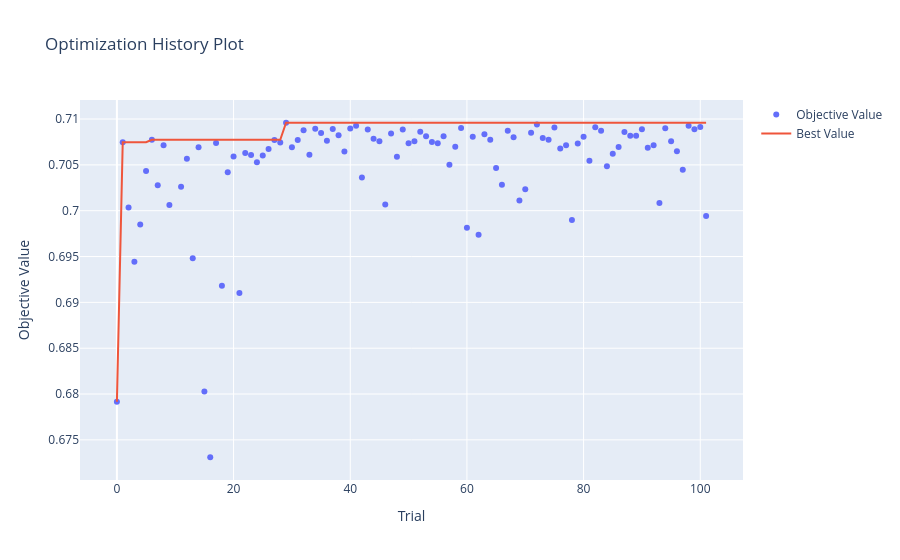

Notebook code cell kept with this figure:
### Markdown cell above
## Hyperparameter Tuning with Optuna

Searches XGBoost hyperparameters against the same walk-forward AUC used for window selection, so tuning and window choice are evaluated the same way.

### Code cell
# 1) Optuna study maximising rolling-window AUC -- genuinely distributed:
# both this machine and the laptop's eGPU connect to the SAME study via a
# shared PostgreSQL backend, so the TPE sampler is informed by every
# completed trial from EITHER machine in real time (not two blind searches
# merged after the fact, which is what the previous version of this cell did).
import subprocess, os, time, json, inspect, tempfile

# Postgres storage comes from the environment -- credentials never live in the
# repo (a plaintext DB password used to sit right here). Desktop shell profile
# sets OPTUNA_STORAGE_URL (localhost) and OPTUNA_WORKER_STORAGE_URL (the same
# DB as reachable FROM THE LAPTOP, i.e. the desktop's LAN address). Unset
# (e.g. cloud runs) -> in-process study: same search, no cross-machine sharing.
STORAGE_URL = os.environ.get("OPTUNA_STORAGE_URL")
# A stable name via OPTUNA_STUDY_NAME makes a died-and-relaunched run RESUME
# its completed trials from persistent storage (e.g. a local sqlite file) --
# cloud containers have a finite lifetime and a 10h+ CPU run doesn't fit in
# one. Unset -> timestamped fresh study as before (new data invalidates old
# trials; never reuse a study name across different experiments).
STUDY_NAME = (os.environ.get("OPTUNA_STUDY_NAME")
              or f"xgb_tuning_{pd.Timestamp.now().strftime('%Y%m%d_%H%M%S')}")
TRIAL_CAP = 100  # combined total across both machines

sampler = TPESampler(
    multivariate=True,
    n_startup_trials=20,
    seed=42
)

study = None
if STORAGE_URL:
    try:
        study = optuna.create_study(
            storage=STORAGE_URL,
            study_name=STUDY_NAME,
            sampler=sampler,
            direction="maximize",
            load_if_exists=True,
        )
    except Exception as e:
        # ponytail: Postgres configured but unreachable -- fall back to an
        # in-process study. Costs cross-machine trial sharing only.
        print(f"Postgres unreachable ({e}) -- running an in-process Optuna study instead.")
# The laptop may only be dispatched against a real storage-backed study --
# a 15h run once dispatched a worker at a dead Postgres URL (in-process
# fallback active), then hung waiting for a done-file that could never come.
storage_ok = study is not None
if study is None:
    if not STORAGE_URL:
        print("OPTUNA_STORAGE_URL not set -- in-process Optuna study (no laptop worker).")
    study = optuna.create_study(sampler=sampler, direction="maximize")

# Tune only on fights before the final holdout window so trial
# selection never sees the test period
tuning_df = full_ufc_selected[full_ufc_selected["date_d"] < train_end]

# --- Laptop dispatch/wait helpers, shared by the XGB and LGBM tuning cells ---
# ponytail: laptop is optional acceleration, never a dependency -- any
# failure below falls back to desktop-only tuning against the same study.
# Needs BOTH storage env vars: the worker connects to the desktop's Postgres
# by its LAN address. The worker driver lives in scripts/; the fold/mirror
# helpers are exported from the LIVE kernel definitions so the worker can
# never drift from the notebook's logic.
LAPTOP_HOST = "michael@10.1.1.242"
LAPTOP_KEY = os.path.expanduser("~/.ssh/laptop_g7")
REMOTE_DIR = "~/ufc_trial_worker"
WORKER_STORAGE_URL = os.environ.get("OPTUNA_WORKER_STORAGE_URL")


def dispatch_laptop_worker(study_name, done_name, family="xgb",
                           device="cuda:1", seed=43):
    """Ship the tuning export + worker to the laptop and launch it against
    the shared study `study_name`. Returns True on successful launch; any
    failure returns False (desktop-only tuning, never an error)."""
    try:
        scratch = tempfile.mkdtemp(prefix="ufc_tuning_")
        tuning_export_path = f"{scratch}/tuning_df_export.parquet"
        meta_export_path = f"{scratch}/tuning_meta.json"
        helpers_path = f"{scratch}/cell4_helpers.py"

        tuning_df.to_parquet(tuning_export_path, index=False)
        with open(meta_export_path, "w") as fh:
            json.dump({"best_train_months": int(best_train_months),
                       "best_test_months": int(best_test_months)}, fh)
        with open(helpers_path, "w") as fh:
            fh.write(
                "import numpy as np\n"
                "import pandas as pd\n"
                "from xgboost import XGBClassifier\n"
                "from sklearn.metrics import (precision_score, recall_score,\n"
                "    f1_score, accuracy_score, roc_auc_score)\n\n"
            )
            for fn in (mirror_fights, create_xgb_model,
                       train_test_windows_by_month, evaluate_cv_predictions):
                fh.write(inspect.getsource(fn) + "\n\n")

        subprocess.run(["ssh", "-i", LAPTOP_KEY, LAPTOP_HOST,
                        f"mkdir -p {REMOTE_DIR}"], check=True, timeout=15)
        subprocess.run(
            ["scp", "-i", LAPTOP_KEY, tuning_export_path, meta_export_path,
             helpers_path, "scripts/shared_study_worker.py",
             f"{LAPTOP_HOST}:{REMOTE_DIR}/"],
            check=True, timeout=120
        )

        remote_venv = "~/gpu_smoke_test_venv/bin/python"
        # rm -f: a stale done-file from a previous run would satisfy the wait
        # loop below instantly and strand a still-running worker.
        remote_cmd = (
            f"cd {REMOTE_DIR} && rm -f {done_name} && "
            f"OPTUNA_STORAGE_URL='{WORKER_STORAGE_URL}' "
            f"CUDA_DEVICE_ORDER=PCI_BUS_ID setsid nohup {remote_venv} "
            f"shared_study_worker.py tuning_df_export.parquet tuning_meta.json "
            f"{study_name} {TRIAL_CAP} {device} {seed} {done_name} {family} "
            f"< /dev/null > worker_{family}.log 2>&1 &"
        )
        # -f backgrounds the ssh client itself right after auth, before running the
        # remote command -- plain "nohup ... &" alone leaves ssh hanging waiting on
        # the channel even with output redirected (confirmed via smoke test).
        subprocess.run(["ssh", "-f", "-i", LAPTOP_KEY, LAPTOP_HOST, remote_cmd],
                       check=True, timeout=15)
        return True
    except (subprocess.CalledProcessError, subprocess.TimeoutExpired, OSError) as e:
        print(f"Laptop unreachable ({e}) -- continuing desktop-only against "
              f"'{study_name}' (cap: {TRIAL_CAP} trials).")
        return False


def wait_for_laptop_done(done_name):
    """Poll for the worker's done-file over ssh; never blocks past 30 min and
    never fails the run (the worker's completed trials are already in the
    shared study either way)."""
    wait_start = time.time()
    while True:
        try:
            check_rc = subprocess.run(
                ["ssh", "-i", LAPTOP_KEY, LAPTOP_HOST,
                 f"test -f {REMOTE_DIR}/{done_name}"],
                timeout=30
            ).returncode
        except (subprocess.TimeoutExpired, OSError) as e:
            # Laptop went unreachable mid-run (asleep/off). Its completed
            # trials are already in the shared study; an unguarded timeout
            # here once killed a full desktop run at the finish line.
            print(f"  laptop unreachable while waiting ({e}) -- proceeding without it.")
            break
        if check_rc == 0:
            break
        if time.time() - wait_start > 1800:
            print("  waited 30 min for the laptop worker -- proceeding without it.")
            break
        time.sleep(30)
        print(f"  ...still waiting ({time.time() - wait_start:.0f}s elapsed)")


laptop_joined = False
if storage_ok and WORKER_STORAGE_URL:
    laptop_joined = dispatch_laptop_worker(STUDY_NAME, "laptop_shared_done",
                                           family="xgb", device="cuda:1", seed=43)
    if laptop_joined:
        print(f"Laptop eGPU joined shared study '{STUDY_NAME}' (combined cap: {TRIAL_CAP} trials)...")
else:
    print("Worker storage env vars not both set -- desktop-only tuning.")


def objective(trial):
    """Optuna objective: rolling-window cross-validated AUC.

    Suggests an XGBoost parameter set, evaluates it with the same
    monthly rolling-window scheme used for window selection, and
    returns the pooled out-of-sample AUC for Optuna to maximise.

    Parameters
    ----------
    trial : optuna.trial.Trial
        The current Optuna trial.

    Returns
    -------
    float
        Pooled test AUC across the rolling-window folds.
    """
    params = {
        "objective": "binary:logistic",
        "eval_metric": "logloss",
        "verbosity": 0,
        "random_state": 42,

        "max_depth": trial.suggest_int(
            "max_depth",
            1,
            6
        ),

        "learning_rate": trial.suggest_float(
            "learning_rate",
            0.002,
            0.05,
            log=True
        ),

        "n_estimators": trial.suggest_int(
            "n_estimators",
            400,
            1600
        ),

        "min_child_weight": trial.suggest_int(
            "min_child_weight",
            1,
            50
        ),

        "gamma": trial.suggest_float(
            "gamma",
            1e-8,
            10,
            log=True
        ),

        "subsample": trial.suggest_float(
            "subsample",
            0.6,
            1.0
        ),

        "colsample_bytree": trial.suggest_float(
            "colsample_bytree",
            0.6,
            1.0
        ),

        "reg_alpha": trial.suggest_float(
            "reg_alpha",
            1e-8,
            10,
            log=True
        ),

        "reg_lambda": trial.suggest_float(
            "reg_lambda",
            1e-8,
            10,
            log=True
        ),

        "enable_categorical": True,
        "tree_method": "hist",
        "device": DEVICE  # probed at startup; the laptop worker probes its own device
    }


    preds = train_test_windows_by_month(
        tuning_df,
        train_months=best_train_months,
        test_months=best_test_months,
        model_params=params
    )


    cv_metrics = evaluate_cv_predictions(
        preds,
        verbose=False
    )


    return cv_metrics["AUC"]


def stop_when_enough(study, trial):
    """Global stop once the SHARED study (both machines combined) hits the cap.

    A small overshoot (typically +1 trial) is possible if both machines
    check right around the boundary at the same time -- negligible at this
    scale (100 trials) and not worth extra coordination overhead to avoid.
    """
    n_complete = len([t for t in study.get_trials(deepcopy=False)
                       if t.state == TrialState.COMPLETE])
    if n_complete >= TRIAL_CAP:
        study.stop()


# Skip entirely when a resumed study already hit the cap -- the callback
# only fires AFTER a trial completes, which would waste one full trial.
n_done = len([t for t in study.get_trials(deepcopy=False)
              if t.state == TrialState.COMPLETE])
if n_done < TRIAL_CAP:
    study.optimize(
        objective,
        n_trials=None,
        callbacks=[stop_when_enough],
    )
else:
    print(f"Study already has {n_done} complete trials (cap {TRIAL_CAP}) -- resuming past tuning.")

# --- wait for the laptop worker to also see the cap and stop (only if it joined) ---
if laptop_joined:
    print("Waiting for laptop eGPU worker to finish...")
    wait_for_laptop_done("laptop_shared_done")

completed = [t for t in study.trials if t.state == TrialState.COMPLETE]
print(f"Shared study '{STUDY_NAME}' complete: {len(completed)} trials total "
      f"(desktop + laptop combined). Best AUC: {study.best_value:.4f}")
print("Best params:", study.best_params)


fig = plot_optimization_history(study)
fig.show()

### Figure 1 — Plotly figure (JSON) as saved in the notebook; plotly's stock layout.template omitted (floating-point values rounded to 4 significant figures)
{"data": [{"mode": "markers", "name": "Objective Value", "type": "scatter", "x": [0, 1, 2, 3, 4, 5, 6, 7, 8, 9, 11, 12, 13, 14, 15, 16, 17, 18, 19, 20, 21, 22, 23, 24, 25, 26, 27, 28, 29, 30, 31, 32, 33, 34, 35, 36, 37, 38, 39, 40, 41, 42, 43, 44, 45, 46, 47, 48, 49, 50, 51, 52, 53, 54, 55, 56, 57, 58, 59, 60, 61, 62, 63, 64, 65, 66, 67, 68, 69, 70, 71, 72, 73, 74, 75, 76, 77, 78, 79, 80, 81, 82, 83, 84, 85, 86, 87, 88, 89, 90, 91, 92, 93, 94, 95, 96, 97, 98, 99, 100, 101], "y": [0.6792, 0.7075, 0.7003, 0.6944, 0.6985, 0.7043, 0.7077, 0.7028, 0.7072, 0.7006, 0.7026, 0.7057, 0.6948, 0.7069, 0.6803, 0.6731, 0.7074, 0.6918, 0.7042, 0.7059, 0.691, 0.7063, 0.7061, 0.7053, 0.706, 0.7067, 0.7077, 0.7074, 0.7096, 0.7069, 0.7077, 0.7088, 0.7061, 0.7089, 0.7085, 0.7076, 0.7089, 0.7082, 0.7064, 0.709, 0.7093, 0.7036, 0.7089, 0.7079, 0.7076, 0.7007, 0.7084, 0.7059, 0.7089, 0.7074, 0.7076, 0.7086, 0.7081, 0.7075, 0.7074, 0.7081, 0.705, 0.707, 0.709, 0.6981, 0.7081, 0.6974, 0.7083, 0.7077, 0.7047, 0.7028, 0.7087, 0.708, 0.7011, 0.7023, 0.7085, 0.7094, 0.7079, 0.7077, 0.7091, 0.7068, 0.7072, 0.699, 0.7073, 0.7081, 0.7054, 0.7091, 0.7087, 0.7048, 0.7062, 0.7069, 0.7086, 0.7082, 0.7082, 0.7089, 0.7069, 0.7071, 0.7008, 0.709, 0.7076, 0.7065, 0.7045, 0.7093, 0.7089, 0.7091, 0.6994]}, {"mode": "lines", "name": "Best Value", "type": "scatter", "x": [0, 1, 2, 3, 4, 5, 6, 7, 8, 9, 10, 11, 12, 13, 14, 15, 16, 17, 18, 19, 20, 21, 22, 23, 24, 25, 26, 27, 28, 29, 30, 31, 32, 33, 34, 35, 36, 37, 38, 39, 40, 41, 42, 43, 44, 45, 46, 47, 48, 49, 50, 51, 52, 53, 54, 55, 56, 57, 58, 59, 60, 61, 62, 63, 64, 65, 66, 67, 68, 69, 70, 71, 72, 73, 74, 75, 76, 77, 78, 79, 80, 81, 82, 83, 84, 85, 86, 87, 88, 89, 90, 91, 92, 93, 94, 95, 96, 97, 98, 99, 100, 101], "y": [0.6792, 0.7075, 0.7075, 0.7075, 0.7075, 0.7075, 0.7077, 0.7077, 0.7077, 0.7077, 0.7077, 0.7077, 0.7077, 0.7077, 0.7077, 0.7077, 0.7077, 0.7077, 0.7077, 0.7077, 0.7077, 0.7077, 0.7077, 0.7077, 0.7077, 0.7077, 0.7077, 0.7077, 0.7077, 0.7096, 0.7096, 0.7096, 0.7096, 0.7096, 0.7096, 0.7096, 0.7096, 0.7096, 0.7096, 0.7096, 0.7096, 0.7096, 0.7096, 0.7096, 0.7096, 0.7096, 0.7096, 0.7096, 0.7096, 0.7096, 0.7096, 0.7096, 0.7096, 0.7096, 0.7096, 0.7096, 0.7096, 0.7096, 0.7096, 0.7096, 0.7096, 0.7096, 0.7096, 0.7096, 0.7096, 0.7096, 0.7096, 0.7096, 0.7096, 0.7096, 0.7096, 0.7096, 0.7096, 0.7096, 0.7096, 0.7096, 0.7096, 0.7096, 0.7096, 0.7096, 0.7096, 0.7096, 0.7096, 0.7096, 0.7096, 0.7096, 0.7096, 0.7096, 0.7096, 0.7096, 0.7096, 0.7096, 0.7096, 0.7096, 0.7096, 0.7096, 0.7096, 0.7096, 0.7096, 0.7096, 0.7096, 0.7096]}, {"marker": {"color": "#cccccc"}, "mode": "markers", "name": "Infeasible Trial", "showlegend": false, "type": "scatter", "x": [], "y": []}], "layout": {"title": {"text": "Optimization History Plot"}, "xaxis": {"title": {"text": "Trial"}}, "yaxis": {"title": {"text": "Objective Value"}}}}
